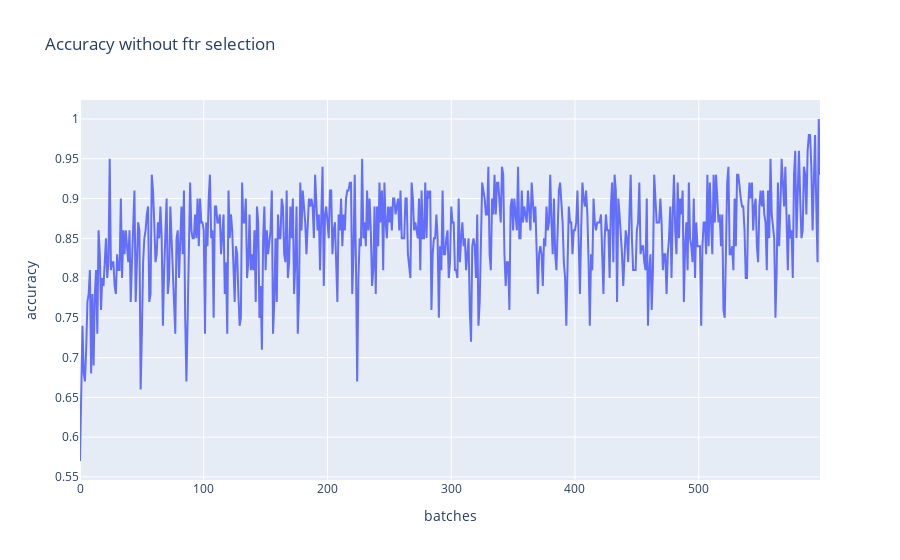

The cell this chart's notebook holds for it:
### Code cell
fig = px.line(y = accuarcy_pure, title="Accuracy without ftr selection", labels={"x":"batches", "y":"accuracy"})
fig.show()

### Figure 1 — Plotly figure (JSON) as saved in the notebook; plotly's stock layout.template omitted (floating-point values rounded to 4 significant figures; data arrays with more than 128 entries replaced by an {"elided": "..."} marker saying what was removed)
{"data": [{"hovertemplate": "batches=%{x}<br>accuracy=%{y}<extra></extra>", "legendgroup": "", "line": {"color": "#636efa", "dash": "solid"}, "mode": "lines", "name": "", "orientation": "v", "showlegend": false, "type": "scatter", "x": {"elided": "599 int values"}, "xaxis": "x", "y": {"elided": "599 float values"}, "yaxis": "y"}], "layout": {"legend": {"tracegroupgap": 0}, "title": {"text": "Accuracy without ftr selection"}, "xaxis": {"anchor": "y", "domain": [0, 1], "title": {"text": "batches"}}, "yaxis": {"anchor": "x", "domain": [0, 1], "title": {"text": "accuracy"}}}}
